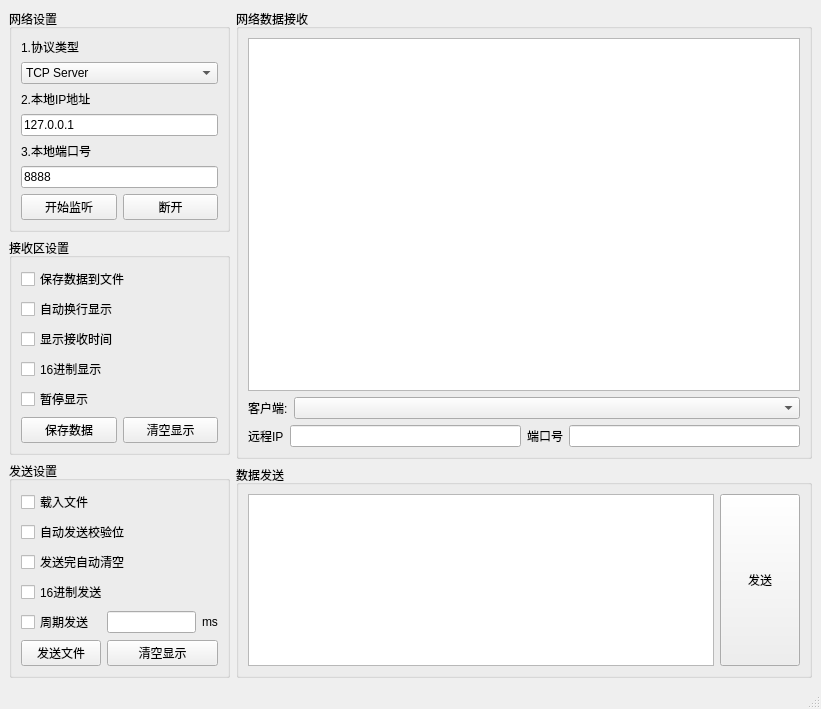
<?xml version="1.0" encoding="UTF-8"?>
<ui version="4.0">
 <class>NetAssist</class>
 <widget class="QMainWindow" name="NetAssist">
  <property name="geometry">
   <rect>
    <x>0</x>
    <y>0</y>
    <width>821</width>
    <height>702</height>
   </rect>
  </property>
  <property name="windowTitle">
   <string>NetAssist</string>
  </property>
  <widget class="QWidget" name="centralwidget">
   <layout class="QHBoxLayout" name="horizontalLayout_5">
    <item>
     <layout class="QGridLayout" name="gridLayout_9">
      <item row="1" column="0">
       <widget class="QGroupBox" name="RecvSettings">
        <property name="maximumSize">
         <size>
          <width>221</width>
          <height>16777215</height>
         </size>
        </property>
        <property name="title">
         <string>接收区设置</string>
        </property>
        <layout class="QGridLayout" name="gridLayout_4">
         <item row="0" column="0" colspan="2">
          <widget class="QCheckBox" name="recv2file">
           <property name="text">
            <string>保存数据到文件</string>
           </property>
          </widget>
         </item>
         <item row="1" column="0" colspan="2">
          <widget class="QCheckBox" name="newline">
           <property name="text">
            <string>自动换行显示</string>
           </property>
          </widget>
         </item>
         <item row="2" column="0" colspan="2">
          <widget class="QCheckBox" name="timestamp">
           <property name="text">
            <string>显示接收时间</string>
           </property>
          </widget>
         </item>
         <item row="4" column="0">
          <widget class="QCheckBox" name="stopdsp">
           <property name="text">
            <string>暂停显示</string>
           </property>
          </widget>
         </item>
         <item row="5" column="0">
          <widget class="QPushButton" name="save_btn">
           <property name="text">
            <string>保存数据</string>
           </property>
          </widget>
         </item>
         <item row="3" column="0" colspan="2">
          <widget class="QCheckBox" name="hex_recv">
           <property name="text">
            <string>16进制显示</string>
           </property>
          </widget>
         </item>
         <item row="5" column="1">
          <widget class="QPushButton" name="clr_btn">
           <property name="text">
            <string>清空显示</string>
           </property>
          </widget>
         </item>
        </layout>
       </widget>
      </item>
      <item row="0" column="0">
       <widget class="QGroupBox" name="NetSettings">
        <property name="maximumSize">
         <size>
          <width>221</width>
          <height>16777215</height>
         </size>
        </property>
        <property name="title">
         <string>网络设置</string>
        </property>
        <layout class="QGridLayout" name="gridLayout_5">
         <item row="0" column="0">
          <widget class="QLabel" name="prot_lb">
           <property name="text">
            <string>1.协议类型</string>
           </property>
          </widget>
         </item>
         <item row="1" column="0" colspan="2">
          <widget class="QComboBox" name="prot_box">
           <property name="editable">
            <bool>false</bool>
           </property>
           <property name="currentIndex">
            <number>0</number>
           </property>
           <item>
            <property name="text">
             <string>TCP Server</string>
            </property>
           </item>
           <item>
            <property name="text">
             <string>TCP Client</string>
            </property>
           </item>
           <item>
            <property name="text">
             <string>UDP</string>
            </property>
           </item>
          </widget>
         </item>
         <item row="2" column="0">
          <widget class="QLabel" name="localip_lb">
           <property name="text">
            <string>2.本地IP地址</string>
           </property>
          </widget>
         </item>
         <item row="3" column="0" colspan="2">
          <widget class="QLineEdit" name="Localip_lineedit">
           <property name="text">
            <string>127.0.0.1</string>
           </property>
          </widget>
         </item>
         <item row="4" column="0">
          <widget class="QLabel" name="localport_lb">
           <property name="text">
            <string>3.本地端口号</string>
           </property>
           <property name="openExternalLinks">
            <bool>false</bool>
           </property>
          </widget>
         </item>
         <item row="5" column="0" colspan="2">
          <widget class="QLineEdit" name="Localport_lineedit">
           <property name="text">
            <string>8888</string>
           </property>
          </widget>
         </item>
         <item row="6" column="0">
          <widget class="QPushButton" name="open_btn">
           <property name="text">
            <string>开始监听</string>
           </property>
          </widget>
         </item>
         <item row="6" column="1">
          <widget class="QPushButton" name="close_btn">
           <property name="text">
            <string>断开</string>
           </property>
          </widget>
         </item>
        </layout>
       </widget>
      </item>
      <item row="2" column="0">
       <widget class="QGroupBox" name="SendSettings">
        <property name="maximumSize">
         <size>
          <width>221</width>
          <height>16777215</height>
         </size>
        </property>
        <property name="title">
         <string>发送设置</string>
        </property>
        <layout class="QGridLayout" name="gridLayout">
         <item row="4" column="0">
          <widget class="QCheckBox" name="Sendloop">
           <property name="text">
            <string>周期发送</string>
           </property>
          </widget>
         </item>
         <item row="4" column="3">
          <widget class="QLabel" name="ms_lbl">
           <property name="text">
            <string>ms</string>
           </property>
          </widget>
         </item>
         <item row="2" column="0" colspan="3">
          <widget class="QCheckBox" name="Sendclear">
           <property name="text">
            <string>发送完自动清空</string>
           </property>
          </widget>
         </item>
         <item row="1" column="0" colspan="3">
          <widget class="QCheckBox" name="Sendcheck">
           <property name="text">
            <string>自动发送校验位</string>
           </property>
          </widget>
         </item>
         <item row="5" column="0" colspan="2">
          <widget class="QPushButton" name="file_send_btn">
           <property name="text">
            <string>发送文件</string>
           </property>
          </widget>
         </item>
         <item row="3" column="0" colspan="3">
          <widget class="QCheckBox" name="hex_send">
           <property name="text">
            <string>16进制发送</string>
           </property>
          </widget>
         </item>
         <item row="5" column="2" colspan="2">
          <widget class="QPushButton" name="clr_btn2">
           <property name="text">
            <string>清空显示</string>
           </property>
          </widget>
         </item>
         <item row="0" column="0" colspan="2">
          <widget class="QCheckBox" name="file_load">
           <property name="text">
            <string>载入文件</string>
           </property>
          </widget>
         </item>
         <item row="4" column="2">
          <widget class="QLineEdit" name="loopinterval"/>
         </item>
        </layout>
       </widget>
      </item>
     </layout>
    </item>
    <item>
     <layout class="QGridLayout" name="gridLayout_10">
      <item row="0" column="0">
       <widget class="QGroupBox" name="Datarecv">
        <property name="sizePolicy">
         <sizepolicy hsizetype="Preferred" vsizetype="Preferred">
          <horstretch>0</horstretch>
          <verstretch>0</verstretch>
         </sizepolicy>
        </property>
        <property name="minimumSize">
         <size>
          <width>0</width>
          <height>450</height>
         </size>
        </property>
        <property name="title">
         <string>网络数据接收</string>
        </property>
        <layout class="QGridLayout" name="gridLayout_3">
         <item row="0" column="0">
          <widget class="QTextBrowser" name="DataRecvtext">
           <property name="sizePolicy">
            <sizepolicy hsizetype="Expanding" vsizetype="Expanding">
             <horstretch>0</horstretch>
             <verstretch>200</verstretch>
            </sizepolicy>
           </property>
           <property name="readOnly">
            <bool>true</bool>
           </property>
          </widget>
         </item>
         <item row="1" column="0">
          <layout class="QHBoxLayout" name="horizontalLayout">
           <item>
            <widget class="QLabel" name="clients_lbl">
             <property name="text">
              <string>客户端:</string>
             </property>
            </widget>
           </item>
           <item>
            <widget class="QComboBox" name="clients_list">
             <property name="sizePolicy">
              <sizepolicy hsizetype="Expanding" vsizetype="Fixed">
               <horstretch>0</horstretch>
               <verstretch>0</verstretch>
              </sizepolicy>
             </property>
             <property name="editable">
              <bool>false</bool>
             </property>
            </widget>
           </item>
          </layout>
         </item>
         <item row="2" column="0">
          <layout class="QHBoxLayout" name="horizontalLayout_6">
           <item>
            <layout class="QHBoxLayout" name="horizontalLayout_2">
             <item>
              <widget class="QLabel" name="remoteip_lbl">
               <property name="text">
                <string>远程IP</string>
               </property>
              </widget>
             </item>
             <item>
              <widget class="QLineEdit" name="remoteip_text"/>
             </item>
            </layout>
           </item>
           <item>
            <layout class="QHBoxLayout" name="horizontalLayout_3">
             <item>
              <widget class="QLabel" name="remoteport_lbl">
               <property name="text">
                <string>端口号</string>
               </property>
              </widget>
             </item>
             <item>
              <widget class="QLineEdit" name="remoteport_text"/>
             </item>
            </layout>
           </item>
          </layout>
         </item>
        </layout>
       </widget>
      </item>
      <item row="1" column="0">
       <widget class="QGroupBox" name="Datasend">
        <property name="sizePolicy">
         <sizepolicy hsizetype="Preferred" vsizetype="Preferred">
          <horstretch>0</horstretch>
          <verstretch>0</verstretch>
         </sizepolicy>
        </property>
        <property name="minimumSize">
         <size>
          <width>550</width>
          <height>0</height>
         </size>
        </property>
        <property name="title">
         <string>数据发送</string>
        </property>
        <layout class="QGridLayout" name="gridLayout_2">
         <item row="0" column="0">
          <layout class="QHBoxLayout" name="horizontalLayout_4">
           <item>
            <widget class="QTextBrowser" name="DataSendtext">
             <property name="readOnly">
              <bool>false</bool>
             </property>
            </widget>
           </item>
           <item>
            <widget class="QPushButton" name="send_Btn">
             <property name="sizePolicy">
              <sizepolicy hsizetype="Preferred" vsizetype="Preferred">
               <horstretch>0</horstretch>
               <verstretch>0</verstretch>
              </sizepolicy>
             </property>
             <property name="text">
              <string>发送</string>
             </property>
            </widget>
           </item>
          </layout>
         </item>
        </layout>
       </widget>
      </item>
     </layout>
    </item>
   </layout>
   <zorder></zorder>
  </widget>
  <widget class="QMenuBar" name="menubar">
   <property name="geometry">
    <rect>
     <x>0</x>
     <y>0</y>
     <width>821</width>
     <height>26</height>
    </rect>
   </property>
  </widget>
  <widget class="QStatusBar" name="statusbar"/>
 </widget>
 <resources/>
 <connections/>
</ui>
